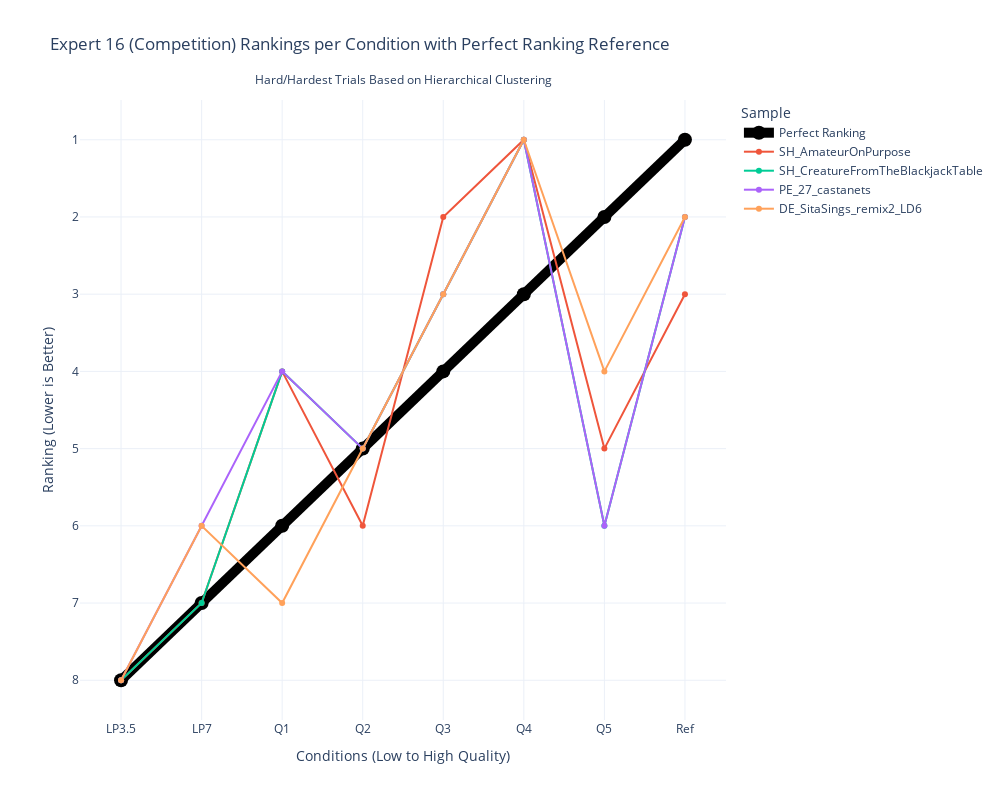

Notebook code cell kept with this figure:
### Code cell
# Spaghetti plot for Expert 16 rankings

# Reshape rankings data for Plotly
expert16_rankings_df = pd.DataFrame(reversed_expert16_rankings_hard_hardest, columns=conditions)
expert16_rankings_df['Sample'] = items[hard_hardest_trial_indices]

# Melt dataframe for better visualization
expert16_rankings_df_melted = expert16_rankings_df.melt(id_vars=['Sample'], var_name='Condition', value_name='Ranking')

expert16_rankings_df_melted = pd.concat([perfect_df, expert16_rankings_df_melted])

# Create plot
fig = px.line(expert16_rankings_df_melted, x='Condition', y='Ranking', color='Sample', markers=True,
              title="Expert 16 (Competition) Rankings per Condition with Perfect Ranking Reference",
              labels={"Ranking": "Ranking (Lower is Better)", "Condition": "Conditions (Low to High Quality)"},
              template="plotly_white")

# Adjust figure dimensions
fig.update_layout(width=1000, height=800)

# Invert y-axis (lower ranks at top)
fig.update_yaxes(autorange="reversed")

# Modify the "Perfect Ranking" line to be more visible
fig.update_traces(
    selector=dict(name="Perfect Ranking"),
    line=dict(width=10, color='black'),
    marker=dict(size=14, color='black')
)

# Add subtitle
fig.update_layout(
    annotations=[
        dict(
            text="Hard/Hardest Trials Based on Hierarchical Clustering",
            x=0.5,
            y=1.05,
            xref="paper",
            yref="paper",
            showarrow=False,
            font=dict(size=12)
        )
    ]
)

# Show figure
fig.show()

### Figure 1 — Plotly figure (JSON) as saved in the notebook; plotly's stock layout.template omitted (floating-point values rounded to 4 significant figures)
{"data": [{"hovertemplate": "Sample=Perfect Ranking<br>Conditions (Low to High Quality)=%{x}<br>Ranking (Lower is Better)=%{y}<extra></extra>", "legendgroup": "Perfect Ranking", "line": {"color": "black", "dash": "solid", "width": 10}, "marker": {"color": "black", "size": 14, "symbol": "circle"}, "mode": "lines+markers", "name": "Perfect Ranking", "orientation": "v", "showlegend": true, "type": "scatter", "x": ["LP3.5", "LP7", "Q1", "Q2", "Q3", "Q4", "Q5", "Ref"], "xaxis": "x", "y": [8, 7, 6, 5, 4, 3, 2, 1], "yaxis": "y"}, {"hovertemplate": "Sample=SH_AmateurOnPurpose<br>Conditions (Low to High Quality)=%{x}<br>Ranking (Lower is Better)=%{y}<extra></extra>", "legendgroup": "SH_AmateurOnPurpose", "line": {"color": "#EF553B", "dash": "solid"}, "marker": {"symbol": "circle"}, "mode": "lines+markers", "name": "SH_AmateurOnPurpose", "orientation": "v", "showlegend": true, "type": "scatter", "x": ["LP3.5", "LP7", "Q1", "Q2", "Q3", "Q4", "Q5", "Ref"], "xaxis": "x", "y": [8, 7, 4, 6, 2, 1, 5, 3], "yaxis": "y"}, {"hovertemplate": "Sample=SH_CreatureFromTheBlackjackTable<br>Conditions (Low to High Quality)=%{x}<br>Ranking (Lower is Better)=%{y}<extra></extra>", "legendgroup": "SH_CreatureFromTheBlackjackTable", "line": {"color": "#00cc96", "dash": "solid"}, "marker": {"symbol": "circle"}, "mode": "lines+markers", "name": "SH_CreatureFromTheBlackjackTable", "orientation": "v", "showlegend": true, "type": "scatter", "x": ["LP3.5", "LP7", "Q1", "Q2", "Q3", "Q4", "Q5", "Ref"], "xaxis": "x", "y": [8, 7, 4, 5, 3, 1, 6, 2], "yaxis": "y"}, {"hovertemplate": "Sample=PE_27_castanets<br>Conditions (Low to High Quality)=%{x}<br>Ranking (Lower is Better)=%{y}<extra></extra>", "legendgroup": "PE_27_castanets", "line": {"color": "#ab63fa", "dash": "solid"}, "marker": {"symbol": "circle"}, "mode": "lines+markers", "name": "PE_27_castanets", "orientation": "v", "showlegend": true, "type": "scatter", "x": ["LP3.5", "LP7", "Q1", "Q2", "Q3", "Q4", "Q5", "Ref"], "xaxis": "x", "y": [8, 6, 4, 5, 3, 1, 6, 2], "yaxis": "y"}, {"hovertemplate": "Sample=DE_SitaSings_remix2_LD6<br>Conditions (Low to High Quality)=%{x}<br>Ranking (Lower is Better)=%{y}<extra></extra>", "legendgroup": "DE_SitaSings_remix2_LD6", "line": {"color": "#FFA15A", "dash": "solid"}, "marker": {"symbol": "circle"}, "mode": "lines+markers", "name": "DE_SitaSings_remix2_LD6", "orientation": "v", "showlegend": true, "type": "scatter", "x": ["LP3.5", "LP7", "Q1", "Q2", "Q3", "Q4", "Q5", "Ref"], "xaxis": "x", "y": [8, 6, 7, 5, 3, 1, 4, 2], "yaxis": "y"}], "layout": {"annotations": [{"font": {"size": 12}, "showarrow": false, "text": "Hard/Hardest Trials Based on Hierarchical Clustering", "x": 0.5, "xref": "paper", "y": 1.05, "yref": "paper"}], "height": 800, "legend": {"title": {"text": "Sample"}, "tracegroupgap": 0}, "title": {"text": "Expert 16 (Competition) Rankings per Condition with Perfect Ranking Reference"}, "width": 1000, "xaxis": {"anchor": "y", "domain": [0, 1], "title": {"text": "Conditions (Low to High Quality)"}}, "yaxis": {"anchor": "x", "autorange": "reversed", "domain": [0, 1], "title": {"text": "Ranking (Lower is Better)"}}}}
